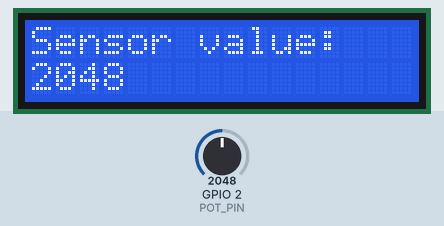
A sketch run on a simulated ESP32. Parts: 16×2 character LCD. The test bench sets the inputs (shaded band); at power-on: GPIO 2 (POT_PIN) = 2048.

Above: at 2.2 s.
2.3 s: GPIO 2 (POT_PIN) set to 2866
At 2.8 s:
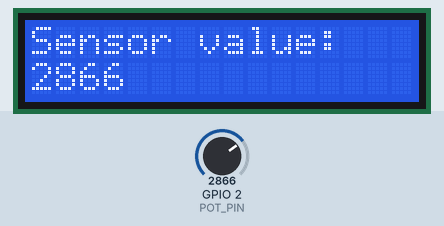
3.8 s: GPIO 2 (POT_PIN) set to 3603
At 4.6 s:
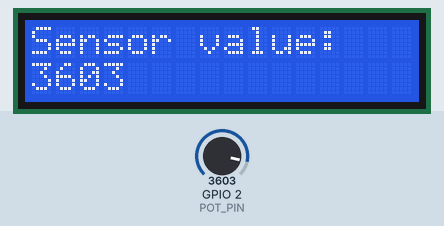
5.3 s: GPIO 2 (POT_PIN) set to 4095
At 6.7 s:
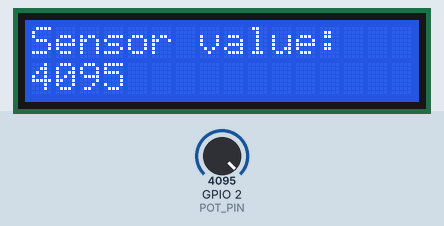
Timing chart, 0 to 8.3 s (numbered marks = the images above; inputs shaded):
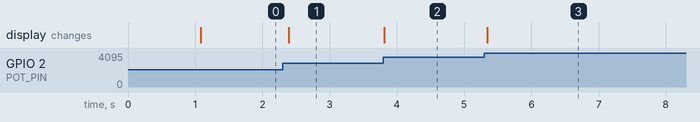

The sketch:

5_12.ino
```cpp
// Edited to work with ESP32 and Wokwi
#include <Wire.h>
#include <LiquidCrystal_I2C.h>
#define POT_PIN 2

LiquidCrystal_I2C lcd(0x27, 16, 2);

void setup() {
  pinMode(POT_PIN, INPUT);
  // set up the LCD's number of columns and rows:
  lcd.init();
  lcd.backlight();
  // Print a message to the LCD.
  lcd.print("Sensor value:");
  delay(1000);
}

void loop() {
  // Clear the counter space
  lcd.setCursor(0, 1);
  lcd.print("    ");
  int pot = analogRead(POT_PIN);
  // set the cursor to column 0, line 1
  lcd.setCursor(0, 1);
  lcd.print(pot);
  delay(100);
}
```

Measured:
- after the input at 2.3 s, the display: changes after 0.09 s (image 1)
- after the input at 3.8 s, the display: changes at once (image 2)
- after the input at 5.3 s, the display: changes at once (image 3)
